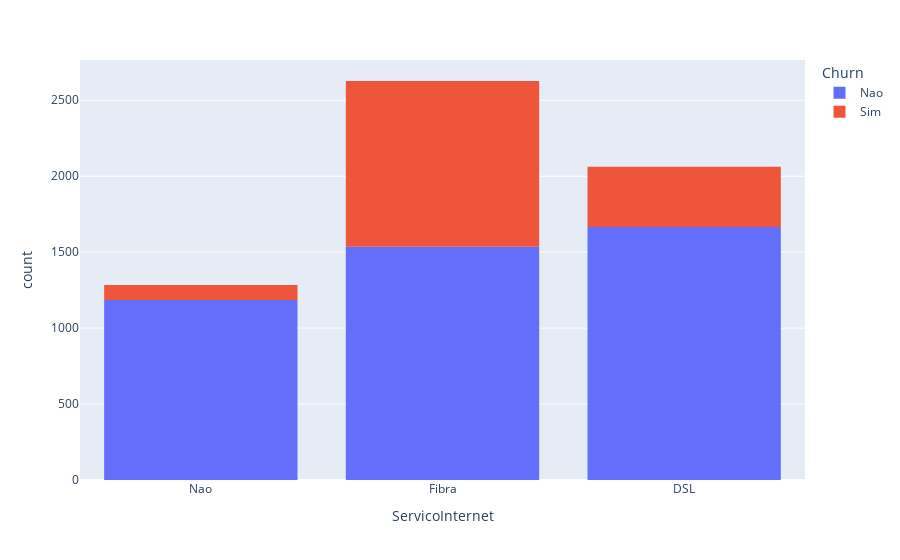

The code cell stored with this chart in its notebook:
### Code cell
# Passo 4: Olhar como que estão distribuídos os Churns/Cancelamentos
display(tabela_clientes["Churn"].value_counts())
display(tabela_clientes["Churn"].value_counts(normalize=True).map("{:.1%}".format))

# Passo 5: Fazer uma análise das causas dos cancelamentos
import plotly.express as px

grafico = px.histogram(tabela_clientes, x="ServicoInternet", color="Churn")
grafico.show()

### Figure 1 — Plotly figure (JSON) as saved in the notebook; plotly's stock layout.template omitted (floating-point values rounded to 4 significant figures; data arrays with more than 128 entries replaced by an {"elided": "..."} marker saying what was removed)
{"data": [{"alignmentgroup": "True", "bingroup": "x", "hovertemplate": "Churn=Nao<br>ServicoInternet=%{x}<br>count=%{y}<extra></extra>", "legendgroup": "Nao", "marker": {"color": "#636efa"}, "name": "Nao", "offsetgroup": "Nao", "orientation": "v", "showlegend": true, "type": "histogram", "x": {"elided": "4387 str values"}, "xaxis": "x", "yaxis": "y"}, {"alignmentgroup": "True", "bingroup": "x", "hovertemplate": "Churn=Sim<br>ServicoInternet=%{x}<br>count=%{y}<extra></extra>", "legendgroup": "Sim", "marker": {"color": "#EF553B"}, "name": "Sim", "offsetgroup": "Sim", "orientation": "v", "showlegend": true, "type": "histogram", "x": {"elided": "1587 str values"}, "xaxis": "x", "yaxis": "y"}], "layout": {"barmode": "relative", "legend": {"title": {"text": "Churn"}, "tracegroupgap": 0}, "margin": {"t": 60}, "xaxis": {"anchor": "y", "domain": [0, 1], "title": {"text": "ServicoInternet"}}, "yaxis": {"anchor": "x", "domain": [0, 1], "title": {"text": "count"}}}}
